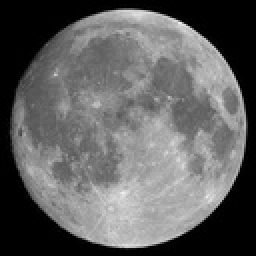
%> input picture moon.jpg, 128 x 128 px, shrunk from 337 x 336 before the run (shown 2 times larger)
$ octave homework1_1.m   (GNU Octave 9; MATLAB toolbox functions it lacks are replaced by stand-ins)
%> lines starting %> are read from the running program, lines starting %| are printed output that depends on the picture
clc;
clear all;
close all;

I = imread('moon.jpg');
%> I is the input picture: size 128x128 uint8; min 0, max 243, mean 96.6
size = size(I);
%> size = [128 128]
I2 = zeros (size(1),size(2));


% Generating the noise matrix
I2 = zeros(size(1),size(2));
noise_freq1 = 1/8;
for i=1:size(1)
    I2(i,:) = sin(i*noise_freq1)*127; % Sinusoidal noise
end
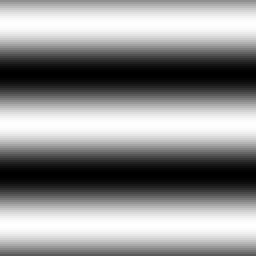
%> I2: size 128x128 double (shown 2 times larger); min -127, max 127, mean 15.4; drawn with min black and max white

I2 = uint8 (I2);

f = fft2(I)/255;            %fourrier transform of original image
fs = fftshift(double(f));   % shifting the fourrier transform to be centered


noise_image = imfuse(I,I2,'blend');    %noise image and its fourrier transform
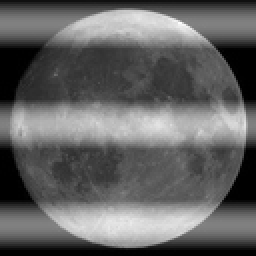
%> noise_image: size 128x128 uint8 (shown 2 times larger); min 0, max 252, mean 98.8
f7 = fft2(noise_image)/255;
f7s = fftshift(double(f7));

f7s2 = f7s;


s1 = log(1+fs);  % spectrum of original and noise images
s2 = log(1+f7s);
s22 = s2;

for i = 1:size(1)   % analysing the spectrum and deleting (zeroing) the pixels of the bright frequencies in the fourrier transform accordingly
    for j = 1:size(2)
        if abs (s2(i,j)) > max(max(abs(s2)))*0.6
             f7s(i,j) = 0;
             s2(i,j) = 0;
        end
    end
end

for i = size(1)/2 - 4: size(1)/2 + 4  % restoring the central high frequencies in the fourrier transform
    for j = round(size(2)/2) - 4: round(size(2)/2) + 4

    f7s(i,j) = f7s2(i,j);
    s2(i,j) = s22(i,j)
    end
end


F = ifftshift(f7s);    % inverse shift og the fourrier
clean_image = real(ifft2(F));   % inverse of the fourrier transform
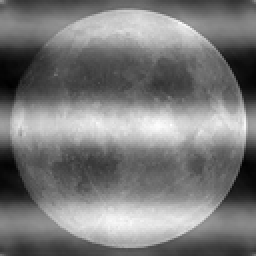
%> clean_image: size 128x128 double (shown 2 times larger); min -0.0619, max 0.874, mean 0.387; drawn with min black and max white

figure
imshow(clean_image,[])
title('cleaned image')


    figure
    subplot(1,3,1)
    imshow (I,[])
    title('Original image')

    subplot(1,3,2)
    imshow(noise_image,[])
    title('Noise image')

    subplot(1,3,3)
    imshow(clean_image,[])
    title('Cleaned image')
    % [9 lines of commented-out code are left out]

$ run again, with elephant.jpg copied over moon.jpg
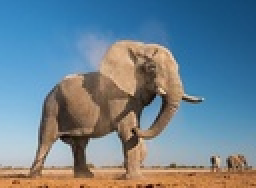
%> input picture elephant.jpg, 128 x 94 px, shrunk from 450 x 329 before the run (shown 2 times larger)
%> I is the input picture: size 94x128x3 uint8; mean R, G, B 109.2, 130.7, 145
%> after the loop `for i=1:size(1)`:
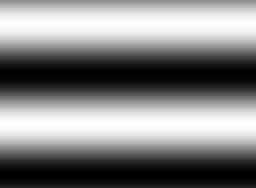
%> I2: size 94x128 double (shown 2 times larger); min -127, max 127, mean 2.9; drawn with min black and max white
%> `clean_image = real(ifft2(F));`:
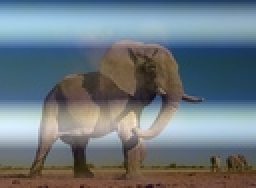
%> clean_image: size 94x128x3 double (shown 2 times larger); mean R, G, B 0.397, 0.441, 0.471; drawn with min black and max white
